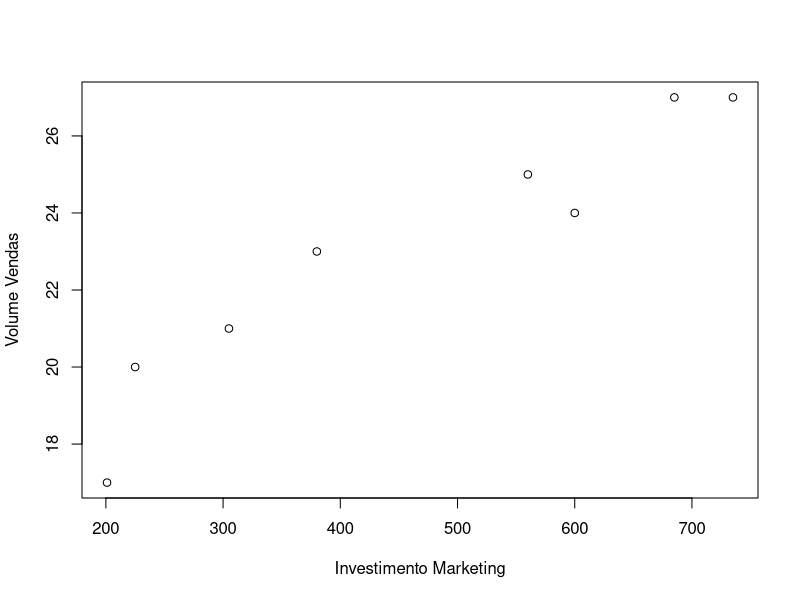

This figure's R source:
#marketing
x <- c(201,225,305,380,560,600,685,735) 

#vol.vendas
y <- c(17,20,21,23,25,24,27,27)

dados <- data.frame(x, y)
View(dados)

plot(dados, ylab="Volume Vendas", xlab="Investimento Marketing")
cor(x, y)

regressao<-lm(y~x,data=dados) 
summary(regressao)
